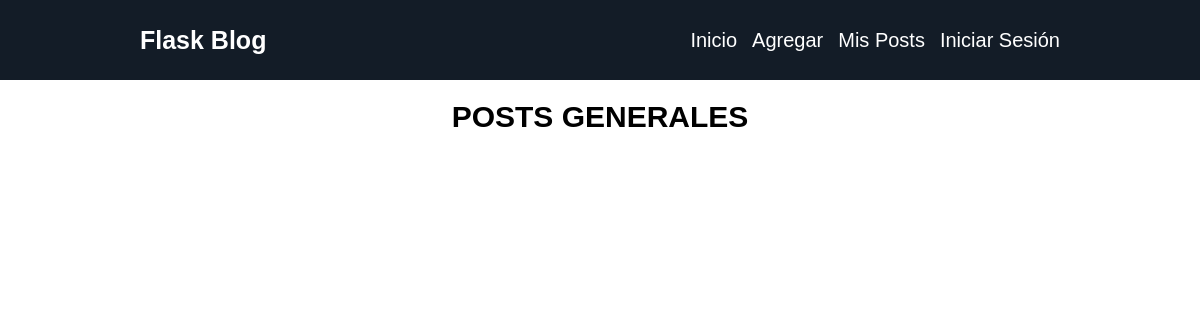
Before: / with the older database file.
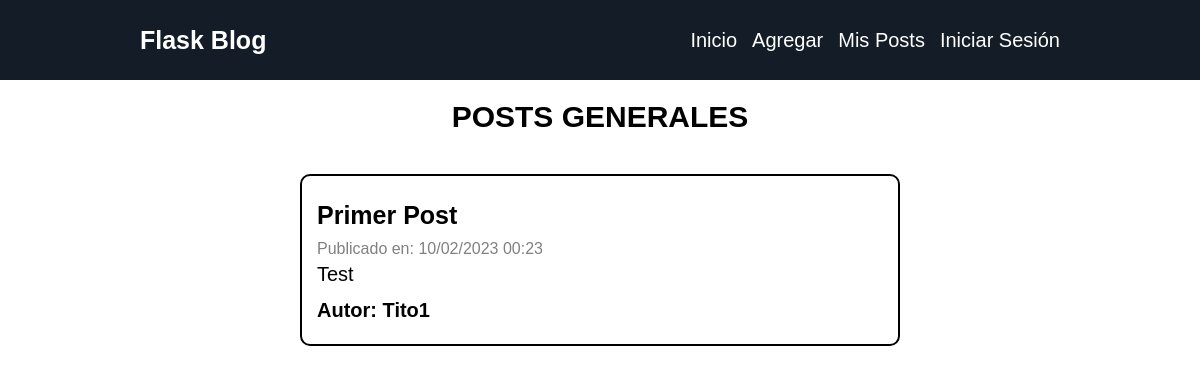
After: the same page with the newer database file.
### app.py (models this page shows, shortened)
class Post(db.Model):
    __tablename__ = "posts"
    id = db.Column(db.Integer, primary_key=True)
    user_id = db.Column(db.Integer, db.ForeignKey("users.id"), nullable=False)
    title = db.Column(db.String, nullable=False)
    date = db.Column(db.DateTime, default=datetime.now)
    text = db.Column(db.String, nullable=False)
    is_published = db.Column(db.Boolean, default=False)
    is_deleted = db.Column(db.Boolean, default=False)

class User(db.Model, UserMixin):
    __tablename__ = "users"
    id = db.Column(db.Integer, primary_key=True)
    username = db.Column(db.String(50), unique=True, nullable=False)
    password = db.Column(db.String(100), nullable=False)
    posts = db.relationship("Post", backref="author", lazy=True)
    is_active = db.Column(db.Boolean, default=True)

### app.py (the view)
@app.route('/')
def index():
    posts = Post.query.filter_by(is_published=True).all()
    post_files = PostFile.query.all()
    return render_template("index.html", posts=posts, post_files=post_files)

### templates/index.html (shortened to what this page needs)
{% extends "layout.html" %}
{% block body %}
<h2 class="title" >POSTS GENERALES</h2>
{% for post in posts if post.is_deleted == False %}
<section>
    <div class="parent">
        <div class="div3">
            <h3 class="post-title"> {{ post.title }}</h3>
            <p class="date">Publicado en: {{ post.date.strftime('%d/%m/%Y %H:%M') }}</p>
            <p>{{ post.text }}</p>
            <p class="author">Autor: {{ post.author.username }}</p>
        </div>
        <div class="div2">
        </div>
        <div class="div1">
        </div>
    </div>
</section>
{% endfor %}
{% endblock %}

### templates/layout.html (shortened to what this page needs)
<!DOCTYPE html>
<html lang="en">
<head>
    <link rel="stylesheet" href="{{ url_for('static', filename='style.css') }}">
</head>
<body>
    <header class="main-head">
        <nav>
            <h1 id="logo"><a class="nav-button" href="{{ url_for('index') }}"> Flask Blog </a></h1>
            <ul>
                <li>
                    <a class="nav-button" href="{{ url_for('index') }}"> Inicio </a>
                </li>
                <li>
                    <a class="nav-button" href="{{ url_for('add') }}"> Agregar</a>
                </li>
                <li>
                    <a class="nav-button" href="{{ url_for('all_posts') }}">Mis Posts</a>
                </li>
                {% if current_user.is_authenticated == False %}
                <li>
                    <a class="nav-button" href="{{ url_for('login') }}">Iniciar Sesión</a>
                </li>
                {% endif %}
            </ul>
        </nav>
    </header>
    {% block body %}
    {% endblock %}
</body>
</html>

### static/style.css (style rules this page uses)
* { padding: 0; margin: 0; box-sizing: border-box; }
html { font-size: 62.5%; font-family: sans-serif; }
h1 { font-size: 2.5rem; }
ul li, p { font-size: 2rem; list-style: none; }
a { text-decoration: none; color: white; }
.main-head { background: #131c27; color: white; }
nav { min-height: 10vh; display: flex; width: 80%; margin: auto; padding: 2rem; align-items: center; }
.nav-button { position: relative; border: none; background: none; transition-timing-function: cubic-bezier(0.25, 0.8, 0.25, 1); transition-duration: 400ms; transition-property: color; }
.nav-button:after { content: ""; pointer-events: none; bottom: -2px; left: 50%; position: absolute; width: 0%; height: 2px; background-color: #fff; transition-timing-function: cubic-bezier(0.25, 0.8, 0.25, 1); transition-duration: 400ms; transition-property: width, left; }
nav ul { display: flex; justify-content: space-around; align-items: center; list-style: none; }
#logo { flex: 3 1 50rem; }
section { margin: 5vh auto; width: 50%; border: 2px solid black; border-radius: 10px; padding: 5px; overflow: visible; }
.post-title { font-size: 2.5rem; margin: 10px auto 0px; padding: 10px; }
.date { font-size: 1.6rem; padding-top: 0; color: grey; }
p { padding-left: 10px; padding-top: 5px; padding-bottom: 0px; }
.author { padding-top: 13px; font-weight: 600; }
h2 { font-size: 3rem; text-align: center; margin-top: 5vh; margin-bottom: 5vh; }
li { margin-top: 0; margin-left: 15px; color: red; }
.title { text-align: center; margin: 0 auto; display: block; margin-top: 20px; margin-bottom: 20px; }
.parent { display: grid; grid-template-columns: repeat(3, 1fr); grid-template-rows: repeat(3, auto); grid-column-gap: 4px; grid-row-gap: 12px; position: relative; }
.div1 { grid-area: 3 / 1 / 4 / 2; position: relative; bottom: 0; left: 0; display: flex; align-items: flex-end; }
.div2 { grid-area: 3 / 2 / 4 / 4; position: relative; bottom: 0; right: 0; display: flex; justify-content: flex-end; align-items: flex-end; }
.div3 { grid-area: 1 / 1 / 3 / 4; }

Changed rows visible on the page:
added Post: title "Primer Post", date "10/02/2023 00:23", text "Test", author.username "Tito1"
